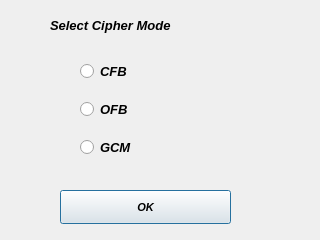
<?xml version="1.0" encoding="UTF-8"?>
<ui version="4.0">
 <class>selectCipher</class>
 <widget class="QDialog" name="selectCipher">
  <property name="geometry">
   <rect>
    <x>0</x>
    <y>0</y>
    <width>320</width>
    <height>240</height>
   </rect>
  </property>
  <property name="font">
   <font>
    <pointsize>10</pointsize>
    <weight>75</weight>
    <italic>true</italic>
    <bold>true</bold>
   </font>
  </property>
  <property name="windowTitle">
   <string>Dialog</string>
  </property>
  <widget class="QPushButton" name="OK_Button">
   <property name="geometry">
    <rect>
     <x>60</x>
     <y>190</y>
     <width>171</width>
     <height>34</height>
    </rect>
   </property>
   <property name="font">
    <font>
     <pointsize>8</pointsize>
     <weight>75</weight>
     <italic>true</italic>
     <bold>true</bold>
    </font>
   </property>
   <property name="text">
    <string>OK</string>
   </property>
  </widget>
  <widget class="QLabel" name="label">
   <property name="geometry">
    <rect>
     <x>50</x>
     <y>10</y>
     <width>251</width>
     <height>31</height>
    </rect>
   </property>
   <property name="text">
    <string>Select Cipher Mode</string>
   </property>
  </widget>
  <widget class="QWidget" name="layoutWidget">
   <property name="geometry">
    <rect>
     <x>80</x>
     <y>50</y>
     <width>141</width>
     <height>121</height>
    </rect>
   </property>
   <layout class="QVBoxLayout" name="verticalLayout">
    <item>
     <widget class="QRadioButton" name="CFB_Button">
      <property name="font">
       <font>
        <pointsize>10</pointsize>
        <weight>75</weight>
        <italic>true</italic>
        <bold>true</bold>
       </font>
      </property>
      <property name="text">
       <string>CFB</string>
      </property>
     </widget>
    </item>
    <item>
     <widget class="QRadioButton" name="OFB_Button">
      <property name="font">
       <font>
        <pointsize>10</pointsize>
        <weight>75</weight>
        <italic>true</italic>
        <bold>true</bold>
       </font>
      </property>
      <property name="text">
       <string>OFB</string>
      </property>
     </widget>
    </item>
    <item>
     <widget class="QRadioButton" name="GCM_Button">
      <property name="font">
       <font>
        <pointsize>10</pointsize>
        <weight>75</weight>
        <italic>true</italic>
        <bold>true</bold>
       </font>
      </property>
      <property name="text">
       <string>GCM</string>
      </property>
     </widget>
    </item>
   </layout>
  </widget>
 </widget>
 <resources/>
 <connections/>
</ui>
